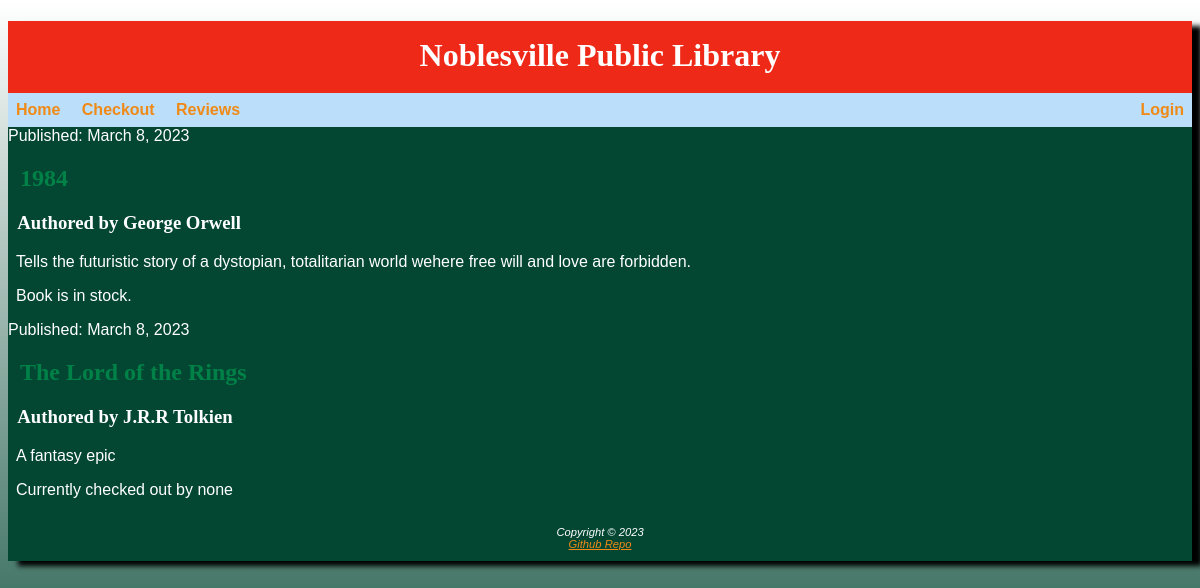
The page /checkout.html on the database as committed earlier.
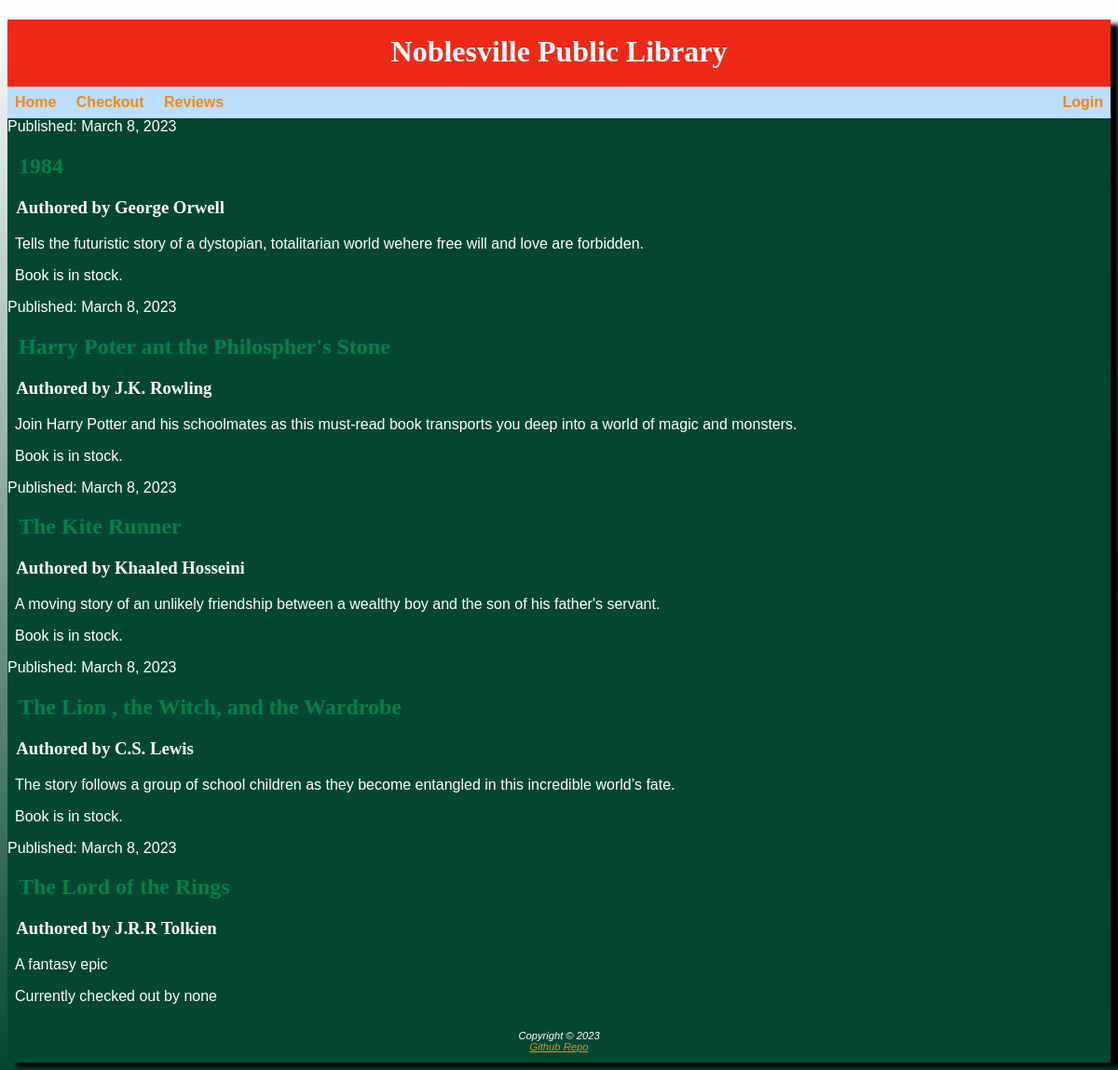
The same page on the database as committed later.
### Main/models.py (models this page shows, shortened)
class Book(models.Model):
    title = models.CharField(max_length=50)
    author = models.CharField(max_length=50)
    publicationdate = models.DateField()
    bookdescription = models.CharField(max_length=200)
    checkout = models.BooleanField()
    checkedoutuser = models.CharField(max_length=20, default = "none")

### Main/views.py (the view)
# urls.py: path('checkout.html',Checkout.as_view(), name='checkout'),
class Checkout(View):
    def get(self,request):
        books = Book.objects.all().order_by('title').values()
        return render(request,'main/checkout.html', {'books': books})

### Main/templates/main/checkout.html
{% extends 'main/base.html' %}
{% block content %}
<div>
	{% for book in books %}
	<article>
	<time>Published: {{book.publicationdate}}</time>
	<h2>{{book.title}}</h2>
	<h3>Authored by {{book.author}}</h3>
	<p>{{book.bookdescription}}</p>
	{% if book.checkout %}
	<p>Currently checked out by {{book.checkedoutuser}}</p>
	{% else %}
	<p>Book is in stock.</p>
	{% endif %}
	</article>
	{% endfor %}
</div>
{% endblock %}

### Main/templates/main/base.html (shortened to what this page needs)
{% load static %}
<!DOCTYPE html>
<html lang="en">
<head>
<link rel="stylesheet" href="{% static 'css/library.css' %}">
</head>
<body>
<div id = "wrapper">
	<header>
		<h1>Noblesville Public Library</h1>
	</header>
	<nav>
	<a href="{% url 'main'%}">Home</a>&nbsp;&nbsp;
	<a href="{% url 'checkout'%}">Checkout</a>&nbsp;&nbsp;
	<a href="{% url 'reviews'%}">Reviews</a>&nbsp;&nbsp;
		{% if user.is_authenticated %}
			<span class = "login_greeting"> Logged in as: {{ user.username }}</span>
  			<a href="{% url 'logout' %}" class = "login_button">Log Out</a>&nbsp;&nbsp;
		{% else %}
			<a href="{% url 'login'%}" class = "login_button">Login</a>&nbsp;&nbsp;
		{% endif %}
	</nav>
	<div id = "mainblock">
	{% block content %}
        {% endblock %}
	</div>
<footer>
	Copyright © 2023
	<br><a href = "https://github.com/Donner-von-Swabia/SDEV-220_Final-Project">Github Repo</a>
</footer>
</div>
</body>
</html>

### Main/static/css/library.css (style rules this page uses)
#wrapper { min-width: 960px; max-width: 1536px; margin-left: auto; margin-right: auto; background-color: #034732; box-shadow:10px 5px 5px black; }
body { background-color: #008148; background: linear-gradient(#FFFFFF ,#034732); background-repeat: no-repeat; background-attachment: fixed; color: #FFFFFF; font-family: Arial, Helvetica, sans-serif; }
header { background-color: #EF2917; height: 72px; color:#FFFFFF; font-family: Georgia, serif; }
p { padding-left:.5em; }
h1 { text-align: center; padding-top: .5em; }
nav { font-weight: bold; background-color: #BBDEFB; padding-top: .5em; padding-right: .5em; padding-bottom: .5em; }
nav a { text-decoration: none; color: #EF8A17; padding-left: .5em; }
h2 { padding-left:.5em; color: #008148; font-family: Georgia, serif; }
footer { font-size: 0.70em; font-style: italic; text-align: center; padding: 1em; }
h3 { padding-left:.5em; font-family: Georgia, serif; }
a { color: #EF8A17; }
.login_button { float: right; }

Rows that differ between the two databases and show on the page:
added Book: publicationdate "March 8, 2023", title "Harry Poter ant the Philospher's Stone", author "J.K. Rowling", bookdescription "Join Harry Potter and his schoolmates as this must-read book transports you deep into a world of magic and monsters.", checkout "Book is in stock."
added Book: publicationdate "March 8, 2023", title "The Kite Runner", author "Khaaled Hosseini", bookdescription "A moving story of an unlikely friendship between a wealthy boy and the son of his father's servant.", checkout "Book is in stock."
added Book: publicationdate "March 8, 2023", title "The Lion , the Witch, and the Wardrobe", author "C.S. Lewis", bookdescription "The story follows a group of school children as they become entangled in this incredible world’s fate.", checkout "Book is in stock."
